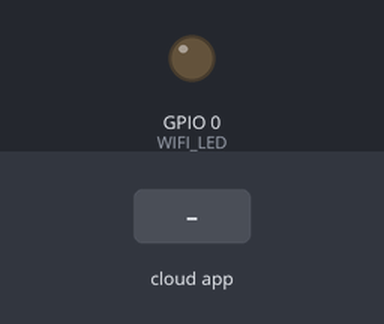
The sketch below on a simulated ESP8266 (NodeMCU). On the bench: output pins drawn as LEDs (lit = HIGH). The inputs (shaded band) are chosen by the test bench. WiFi joins after 1.5 s; servers stay silent unless stated; the Firebase database answers and starts empty; what the sketch prints to the serial monitor is not drawn.

Above: at 3.7 s.
3.8 s: the phone or cloud app sets status to ON
At 5.0 s:
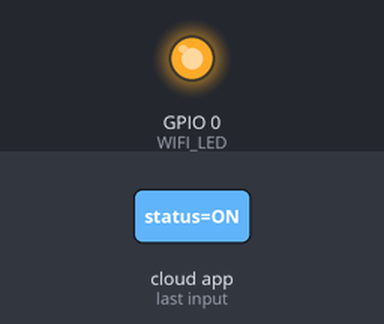
Timing chart, 0 to 6.8 s (numbered marks = the images above; inputs shaded):
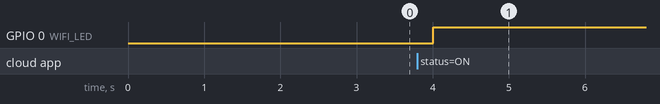

Measured:
- after the input at 3.8 s, GPIO 0 (WIFI_LED): LOW → HIGH after 0.20 s

The sketch:

FIREBASEARDUINO.ino.ino
```cpp
#include <FirebaseArduino.h>
#include <ESP8266WiFi.h>             //wifi library
#define WIFI_SSID "mechanicalengine"             //replace SSID with your wifi username
#define WIFI_PASSWORD "unaltrocosa"          //replace PWD with your wifi password
#define WIFI_LED 0                  //connect a led to any of the gpio pins of the board and replace pin_number with it eg. D4

#define FIREBASE_HOST "android-test-8ccdc.firebaseio.com"                         //link of api
#define FIREBASE_AUTH "3zdJfzRp1hiwEQL6gzF2fdGocNjnVIuPhYN2NJLf"           //database secret


void setup() {
  Serial.begin(9600);
  pinMode(WIFI_LED,OUTPUT);                         //define pinmodes
  digitalWrite(WIFI_LED,LOW);


  WiFi.begin(WIFI_SSID, WIFI_PASSWORD);
  //connect to wifi
  while (WiFi.status() != WL_CONNECTED) {           //wait till connected to WiFi
    delay(100);
/*    digitalWrite(WIFI_LED,LOW);                     //Blink the light till connected to WiFi
    delay(100);
    digitalWrite(WIFI_LED,HIGH);*/
    Serial.print(".");
 }

  Serial.println("");
  Serial.println("WiFi connected");
  //digitalWrite(WIFI_LED,HIGH);
  Serial.println("IP address: ");
  Serial.println(WiFi.localIP());

  Firebase.begin(FIREBASE_HOST, FIREBASE_AUTH);             //connect to Database
  delay(1000);
}

void loop() {
  String firebaseResult = firebaseGet("led1/status");
  Serial.println(firebaseResult);

  if (firebaseResult=="ON"){
    digitalWrite(WIFI_LED,HIGH);//SONRADAN YAZILDI
      //code to happen if the status is ON
  }else{
      //code to happen if the status is OFF
      digitalWrite(WIFI_LED,LOW); //SONRADAN YAZILDI
    }
}

String firebaseGet(String s){
    String x =Firebase.getString(s);
    //yield();
    delay(100);
    return x;
}
```
